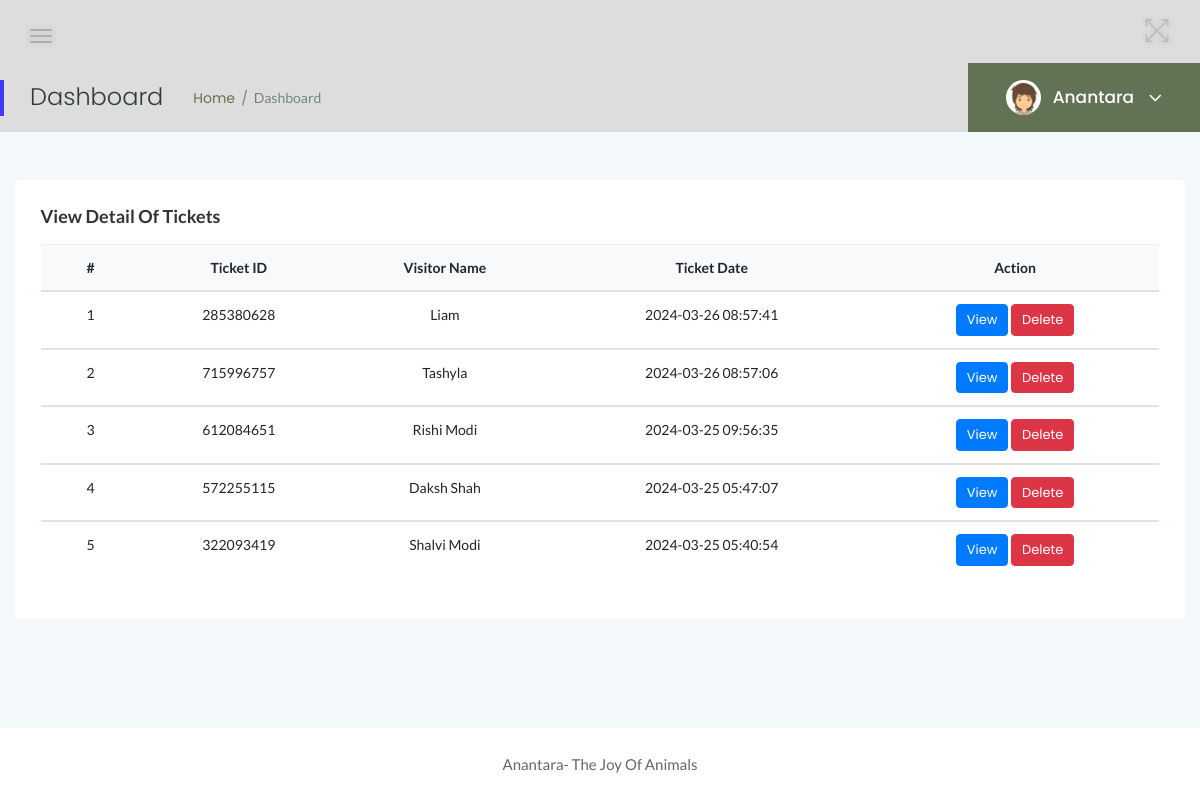
Page /admin/manage-foreigners-ticket.php (signed in) on the committed database.
### tables this page shows
CREATE TABLE `tblticforeigner` (
  `ID` int(10) NOT NULL,
  `TicketID` varchar(200) DEFAULT NULL,
  `visitorName` varchar(250) DEFAULT NULL,
  `NoAdult` int(10) DEFAULT NULL,
  `NoChildren` int(10) DEFAULT NULL,
  `AdultUnitprice` varchar(50) DEFAULT NULL,
  `ChildUnitprice` varchar(50) DEFAULT NULL,
  `PostingDate` timestamp NULL DEFAULT current_timestamp()
);

### admin/manage-foreigners-ticket.php (the view, shortened to what this page needs)
<?php
include('includes/dbconnection.php');
if (strlen($_SESSION['zmsaid']==0)) {
  header('location:logout.php');
  } else{
?>
<!doctype html>
<html class="no-js" lang="en">
<head>
    <link rel="stylesheet" href="assets/css/bootstrap.min.css">
    <link rel="stylesheet" href="assets/css/font-awesome.min.css">
    <link rel="stylesheet" href="assets/css/themify-icons.css">
    <link rel="stylesheet" href="assets/css/metisMenu.css">
    <link rel="stylesheet" href="assets/css/owl.carousel.min.css">
    <link rel="stylesheet" href="assets/css/slicknav.min.css">
    <link rel="stylesheet" href="https://www.amcharts.com/lib/3/plugins/export/export.css" type="text/css" media="all" />
    <link rel="stylesheet" type="text/css" href="https://cdn.datatables.net/1.10.19/css/jquery.dataTables.css">
    <link rel="stylesheet" type="text/css" href="https://cdn.datatables.net/1.10.18/css/dataTables.bootstrap4.min.css">
    <link rel="stylesheet" type="text/css" href="https://cdn.datatables.net/responsive/2.2.3/css/responsive.bootstrap.min.css">
    <link rel="stylesheet" type="text/css" href="https://cdn.datatables.net/responsive/2.2.3/css/responsive.jqueryui.min.css">
    <link rel="stylesheet" href="assets/css/typography.css">
    <link rel="stylesheet" href="assets/css/default-css.css">
    <link rel="stylesheet" href="assets/css/styles.css">
    <link rel="stylesheet" href="assets/css/responsive.css">
</head>
<body>
    <div class="page-container">
        <div class="main-content">
          <?php include_once('includes/header.php');?>
            <?php include_once('includes/pagetitle.php');?>
            <div class="main-content-inner">
                <div class="row">
                    <div class="col-12 mt-5">
                        <div class="card">
                            <div class="card-body">
                                <h4 class="header-title">View Detail of Tickets</h4>
                                <div class="data-tables">
                                    <table  class="table text-center">
                                        <thead class="bg-light text-capitalize">
                                            <tr>
                                                <th>#</th>
                                                <th>Ticket ID</th>
                                                <th>Visitor Name</th>
                                                <th>Ticket Date</th>
                                                <th>Action</th>
                                            </tr>
                                        </thead>
                                        <?php
$ret=mysqli_query($con,"select * from tblticforeigner order by ID desc");
$cnt=1;
while ($row=mysqli_fetch_array($ret)) {
?>
                                        <tbody>
          <tr>
            <td width="100"><?php echo $cnt;?></td>
                  <td><?php  echo $row['TicketID'];?></td>
                  <td><?php  echo $row['visitorName'];?></td>
                  <td ><?php  echo $row['PostingDate'];?></td>
                  <td><a href="view-foreigner-ticket.php?viewid=<?php echo $row['ID'];?>" class="btn btn-primary btn-xs">View</a>
                             <a href="manage-foreigners-ticket.php?id=<?php echo $row['ID']?>&del=delete" onClick="return confirm('Are you sure you want to delete?')" class="btn btn-danger btn-xs">Delete</a>
                </tr>
                <?php
$cnt=$cnt+1;
}?>
 </tbody>
                                    </table>
                                </div>
                            </div>
                        </div>
                    </div>
                </div>
            </div>
        </div>
        <?php include_once('includes/footer.php');?>
    </div>
</body>
</html>
<?php }  ?>

### admin/includes/pagetitle.php (shortened to what this page needs)
<?php
include('includes/dbconnection.php');
?>
<div class="page-title-area">
                <div class="row align-items-center">
                    <div class="col-sm-6">
                        <div class="breadcrumbs-area clearfix">
                            <h4 class="page-title pull-left">Dashboard</h4>
                            <ul class="breadcrumbs pull-left">
                                <li><a href="dashboard.php">Home</a></li>
                                <li><span>Dashboard</span></li>
                            </ul>
                        </div>
                    </div>
                    <div class="col-sm-6 clearfix">
                        <div class="user-profile pull-right">
                            <img class="avatar user-thumb" src="assets/images/author/avatar.png" alt="avatar">
                            <?php
$adid=$_SESSION['zmsaid'];
$ret=mysqli_query($con,"select AdminName from tbladmin where ID='$adid'");
$row=mysqli_fetch_array($ret);
$name=$row['AdminName'];
?>
                            <h4 class="user-name dropdown-toggle" data-toggle="dropdown"><?php echo $name; ?> <i class="fa fa-angle-down"></i></h4>
                        </div>
                    </div>
                </div>
            </div>

### admin/assets/css/styles.css (style rules this page uses)
.page-container { width: 100%; height: 100%; min-height: 100vh; padding-left: 280px; -webkit-transition: padding-left 0.3s ease 0s; transition: padding-left 0.3s ease 0s; }
.card { border: none; border-radius: 4px; background-color: #fff; -webkit-transition: all 0.3s ease 0s; transition: all 0.3s ease 0s; }
.card-body { padding: 25.6px; padding: 1.6rem; }
.main-content { width: 100%; background: #F3F8FB; }
.main-content-inner { padding: 0 30px 50px; }
.page-title-area { padding: 0 30px; background: #DDDDDD; position: relative; }
.page-title-area:before { content: ''; position: absolute; left: 0; top: 50%; width: 4px; height: 36px; background: var(--primary-color); -webkit-transform: translateY(-50%); transform: translateY(-50%); }
.page-title { font-size: 24px; font-weight: 300; color: #313b3d; letter-spacing: 0; margin-right: 30px; }
ul.breadcrumbs { margin-top: 4px; }
.breadcrumbs li { display: inline-block; }
.breadcrumbs li a, .breadcrumbs li span { display: block; font-size: 14px; font-weight: 400; color: #627254; letter-spacing: 0; margin-right: 16px; position: relative; }
.breadcrumbs li a:before { content: '/'; color: #768387; position: absolute; right: -13px; top: 0; }
.breadcrumbs li span { margin-right: 0; color: #768387; text-transform: capitalize; }
.user-profile { margin-right: -30px; display: -webkit-box; display: -ms-flexbox; display: flex; -webkit-box-align: center; -ms-flex-align: center; align-items: center; -ms-flex-wrap: wrap; flex-wrap: wrap; background: -webkit-linear-gradient(left, #627254 0%, #627254 100%); background: linear-gradient(to right, #627254 0%, #627254 100%); padding: 17px 38px; position: relative; }
.user-profile img.avatar { height: 35px; width: 35px; border-radius: 50%; margin-right: 12px; }
.user-name { font-size: 17px; font-weight: 500; color: #fff; letter-spacing: 0; cursor: pointer; -webkit-user-select: none; -moz-user-select: none; -ms-user-select: none; user-select: none; }
.user-name i { margin-left: 10px; font-size: 21px; vertical-align: middle; position: relative; }
.notification-area .dropdown-toggle, .user-name.dropdown-toggle { position: relative; }
.notification-area .dropdown-toggle:after, .user-name.dropdown-toggle:after { display: none; }
.header-title { font-family: 'Lato', sans-serif; font-size: 18px; font-weight: 600; letter-spacing: 0; color: #333; text-transform: capitalize; margin-bottom: 17px; }
.btn { padding: 11px 17px; font-size: 13px; letter-spacing: 0; }
.btn-xs { padding: 5px 10px; }
table tr th { border-bottom: none; }
table tr th, table tr td { border-top: 1px solid rgba(120, 130, 140, 0.13) !important; }

### admin/assets/css/responsive.css (style rules this page uses)
@media (min-width: 1200px) and (max-width: 1364px) { .main-content-inner { padding: 0 15px 50px; } }
@media (min-width: 1200px) and (max-width: 1364px) { .page-container, .sbar_collapsed.page-container { padding-left: 0; } }

### rows in the picture
tblticforeigner: TicketID "285380628", visitorName "Liam", PostingDate "2024-03-26 08:57:41"
tblticforeigner: TicketID "715996757", visitorName "Tashyla", PostingDate "2024-03-26 08:57:06"
tblticforeigner: TicketID "612084651", visitorName "Rishi Modi", PostingDate "2024-03-25 09:56:35"
tblticforeigner: TicketID "572255115", visitorName "Daksh Shah", PostingDate "2024-03-25 05:47:07"
tblticforeigner: TicketID "322093419", visitorName "Shalvi Modi", PostingDate "2024-03-25 05:40:54"

### other values in the picture
$name "Anantara"
